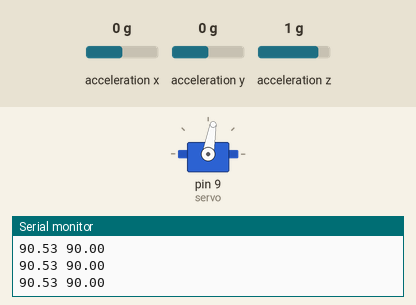
Recording of a program running on a simulated Arduino Mega 2560, built with avr-gcc and run on an emulated ATmega2560. Shown: servo, the last lines printed to the serial monitor. The test bench sets the inputs (shaded band); at power-on: acceleration x 0 g, acceleration z 1 g, acceleration y 0 g.

Above: at 1.2 s.
1.3 s: acceleration x set to 0.8 g
At 1.8 s:
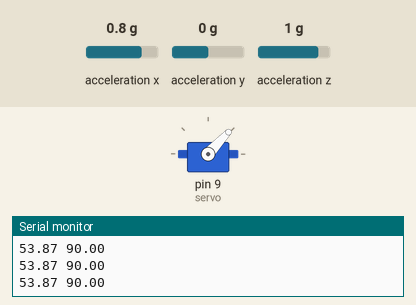
2.9 s: acceleration z set to -1.4 g
At 3.5 s:
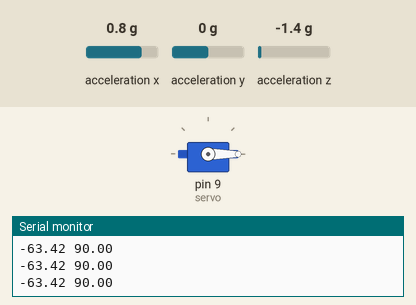
Timing chart, 0 to 5.9 s (numbered marks = the images above; inputs shaded):
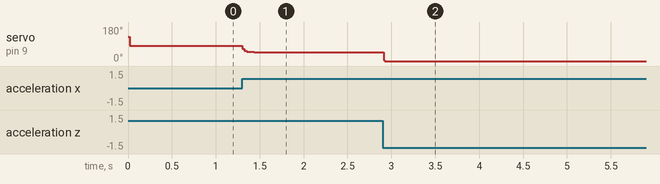

Measured:
- after the input at 1.3 s, servo on pin 9 (servo): 80° → 48° at once, → 47° 0.14 s later
- after the input at 2.9 s, servo on pin 9 (servo): 47° → 0° at once

The program:

main.cpp
```cpp
#include <Arduino.h>
#include <Wire.h>
#include <Adafruit_Sensor.h>
#include <Adafruit_ADXL345_U.h>
#include <Servo.h>
#include <PID_v1.h>
#include "adxl345Sensor.h"


double Setpoint = 90, Input, Output = 90;
//Define the aggressive and conservative Tuning Parameters
// double aggKp=4, aggKi=0.2, aggKd=1;
double Kp=0.6, Ki=10, Kd=0;

//Specify the links and initial tuning parameters
PID myPID(&Input, &Output, &Setpoint, Kp, Ki, Kd, DIRECT);


//Adafruit_ADXL345_Unified accel = Adafruit_ADXL345_Unified(12345);
adxl345Sensor adxl = adxl345Sensor();
Servo servo;

int POTPIN = A0;

float new_value = 0;
float old_value = 0;
float A = 0.2;
float B = 0.8;
double mapped_value = 0;
int servo_val = 90;
int servo_actual_val = 90;

int desired = 90;
int error = 10;
int increment = 2;

int roll = 0;
int pitch = 0;

// void displaySensorDetails(void)
// {
//     sensor_t sensor;
//     accel.getSensor(&sensor);
//     Serial.println("------------------------------------");
//     Serial.print  ("Sensor:       "); Serial.println(sensor.name);
//     Serial.print  ("Driver Ver:   "); Serial.println(sensor.version);
//     Serial.print  ("Unique ID:    "); Serial.println(sensor.sensor_id);
//     Serial.print  ("Max Value:    "); Serial.print(sensor.max_value); Serial.println(" m/s^2");
//     Serial.print  ("Min Value:    "); Serial.print(sensor.min_value); Serial.println(" m/s^2");
//     Serial.print  ("Resolution:   "); Serial.print(sensor.resolution); Serial.println(" m/s^2");
//     Serial.println("------------------------------------");
//     Serial.println("");
//     delay(500);
// }

void setup(void)
{
    Serial.begin(9600);
    adxl.init();
    // if(!accel.begin())
    // {
    // Serial.println("Ooops, no ADXL345 detected ... Check your wiring!");
    // while(1);
    // }
    // accel.setRange(ADXL345_RANGE_16_G);
    // accel.setDataRate(ADXL345_DATARATE_1600_HZ);

    servo.attach(9);

    myPID.SetOutputLimits(0, 180);
    myPID.SetMode(AUTOMATIC);
    myPID.SetSampleTime(10);

    //displaySensorDetails();
}

void loop(void)
{
    // servo_val = analogRead(POTPIN);
    // servo_val = map(servo_val, 0, 1023, 0, 180);
    // servo_actual_val = constrain(map(servo_val, 0, 180, 0, 160), 0, 180);
    // servo.write(servo_actual_val);

    //Serial.println("SALUT");
    // Serial.println(adxl.GetPitch());

    // sensors_event_t event;
    // accel.getEvent(&event);
    //
    // // roll = atan2(event.acceleration.y , event.acceleration.z) * 57.3;
    // // pitch = atan2((- event.acceleration.x) , sqrt(event.acceleration.y * event.acceleration.y + event.acceleration.z * event.acceleration.z)) * 57.3;
    // Serial.print("X: "); Serial.print(event.acceleration.x); Serial.print("  ");
    // Serial.print("Y: "); Serial.print(event.acceleration.y); Serial.print("  ");
    // Serial.print("Z: "); Serial.print(event.acceleration.z); Serial.print("  ");Serial.println("m/s^2 ");
    // delay(500);

    // old_value = -pitch + 90;
    // new_value = A*old_value + B*new_value;
    // //mapped_value = map(new_value, 0, 180, 0, 160);
    Input = 180 - adxl.GetPitch();
    //myPID.Compute();

     servo_actual_val = constrain(map(Input, 0, 180, 0, 160), 0, 180);
     servo.write(servo_actual_val);


    // if ( mapped_value <= desired - error && servo_val < 180 )
    //     servo_val += increment;
    // if ( mapped_value >= desired + error && servo_val > 0)
    //     servo_val -= increment;

    // servo.write(constrain(mapped_value, 0, 180));

    Serial.print(Input);
    Serial.print(" ");
    Serial.print(Output);
    Serial.print("\n");

    //delay(10);
}
```
